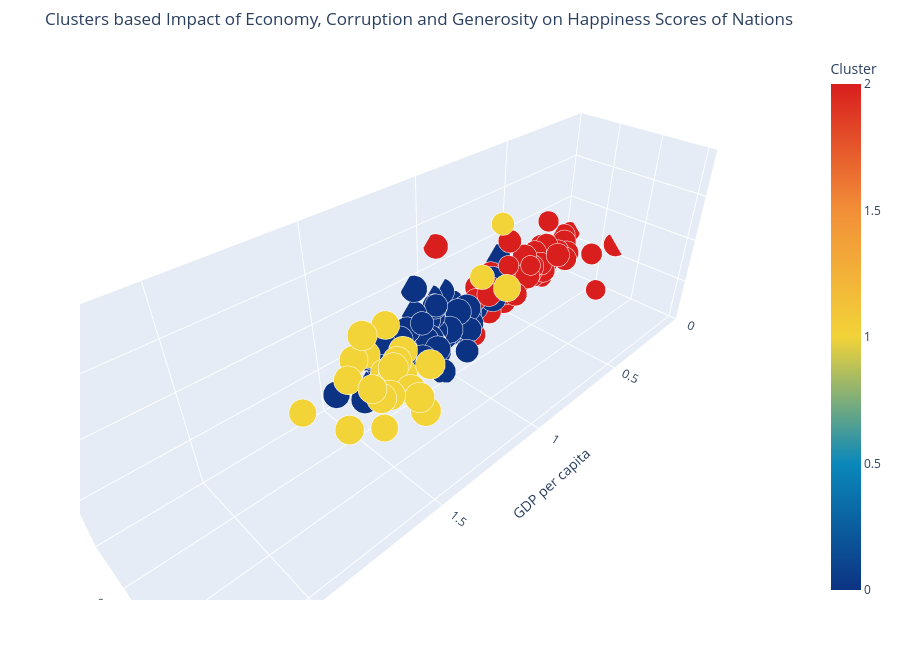

The cell this chart's notebook holds for it:
### Code cell
from bubbly.bubbly import bubbleplot

figure = bubbleplot(dataset=df_cluster, 
    x_column='GDP per capita', y_column='Perceptions of corruption', bubble_column='Country or region',  
    color_column='cluster', z_column='Generosity', size_column='Score',
    x_title="GDP per capita", y_title="Corruption", z_title="Life Expectancy",
    title='Clusters based Impact of Economy, Corruption and Generosity on Happiness Scores of Nations',
    colorbar_title='Cluster', marker_opacity=1, colorscale='Portland',
    scale_bubble=0.8, height=650)

iplot(figure, config={'scrollzoom': True})

### Figure 1 — Plotly figure (JSON) as saved in the notebook; plotly's stock layout.template omitted (floating-point values rounded to 4 significant figures; data arrays with more than 128 entries replaced by an {"elided": "..."} marker saying what was removed)
{"data": [{"marker": {"color": {"elided": "156 int values"}, "colorbar": {"title": {"text": "Cluster"}}, "colorscale": [[0, "rgb(12,51,131)"], [0.25, "rgb(10,136,186)"], [0.5, "rgb(242,211,56)"], [0.75, "rgb(242,143,56)"], [1, "rgb(217,30,30)"]], "opacity": 1, "size": {"elided": "156 float values"}, "sizemode": "area", "sizeref": 0.003035}, "mode": "markers", "text": {"elided": "156 str values"}, "type": "scatter3d", "x": {"elided": "156 float values"}, "y": {"elided": "156 float values"}, "z": {"elided": "156 float values"}}], "layout": {"height": 650, "hovermode": "closest", "margin": {"b": 50, "pad": 5, "t": 50}, "scene": {"xaxis": {"autorange": false, "range": [0, 2.358], "title": {"text": "GDP per capita"}}, "yaxis": {"autorange": false, "range": [0, 0.6342], "title": {"text": "Corruption"}}, "zaxis": {"autorange": false, "range": [0, 0.7924], "title": {"text": "Life Expectancy"}}}, "showlegend": false, "title": {"text": "Clusters based Impact of Economy, Corruption and Generosity on Happiness Scores of Nations"}}}
